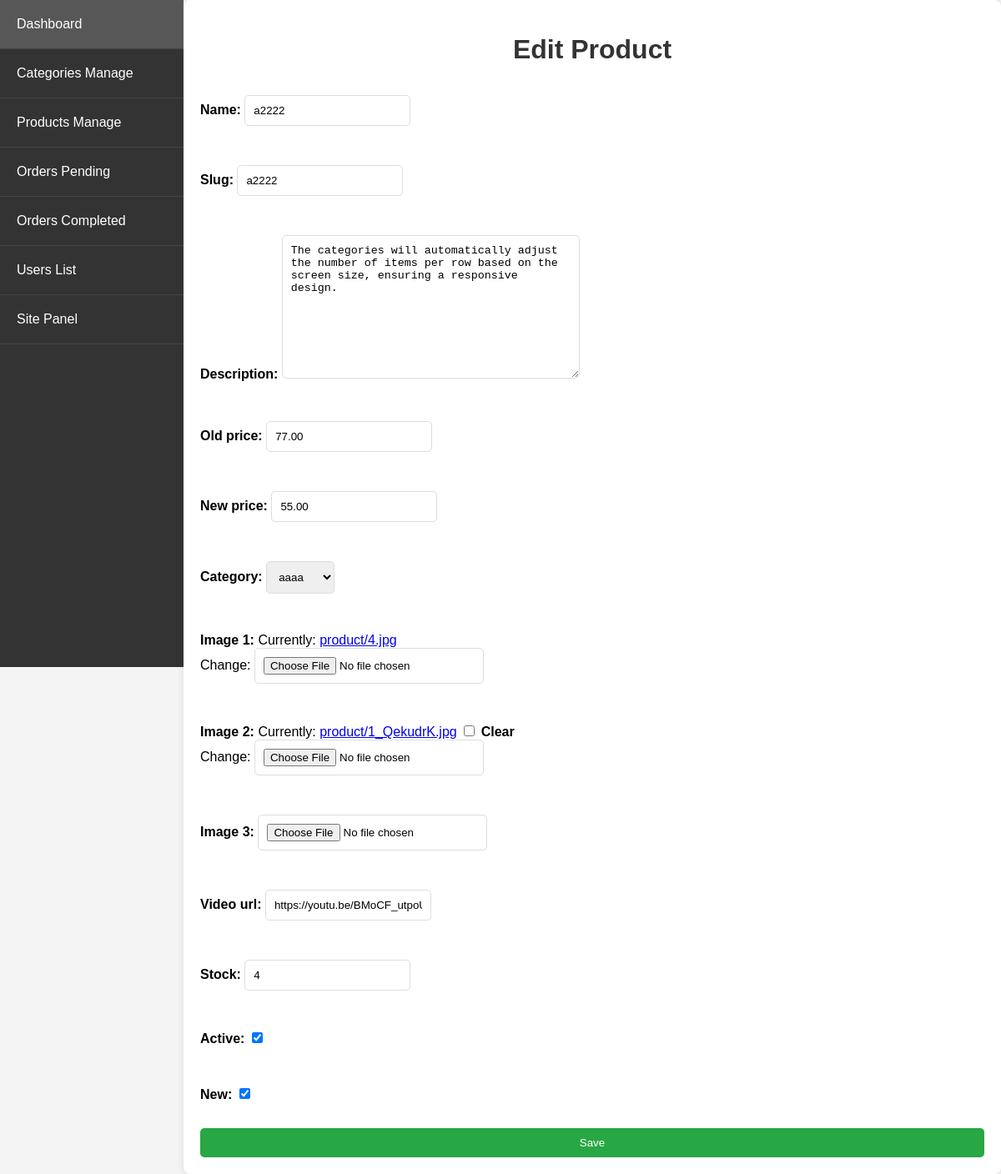
The page /admin_app/admin_app/products/update/4/ (signed in) on the database as committed earlier.
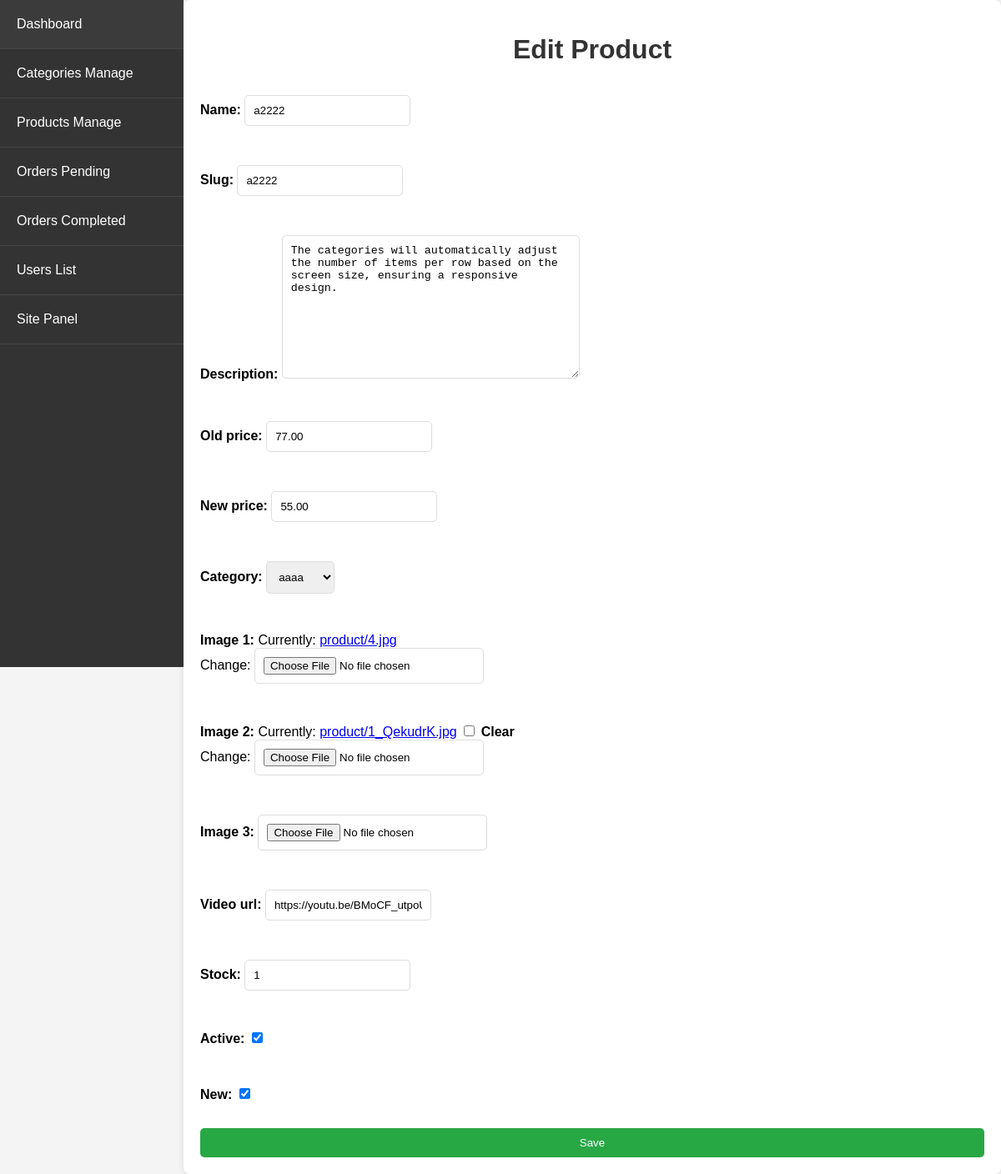
The same page on the database as committed later.
### store/models.py (models this page shows, shortened)
class Product(models.Model):
    name = models.CharField(max_length=250, unique=True)
    slug = models.SlugField(max_length=250, unique=True)
    description = models.TextField(blank=True)
    old_price = models.DecimalField(max_digits=7, blank=True, null=True, decimal_places=2)
    new_price = models.DecimalField(max_digits=7, blank=False, decimal_places=2)
    category = models.ForeignKey(Category, on_delete=models.SET_NULL, null=True)
    image_1 = models.ImageField(upload_to='product')
    image_2 = models.ImageField(upload_to='product', blank=True)
    image_3 = models.ImageField(upload_to='product', blank=True)
    video_url = models.URLField(max_length=200, blank=True)
    stock = models.IntegerField()
    active = models.BooleanField(default=True)
    new = models.BooleanField(default=True)
    created = models.DateTimeField(auto_now_add=True)
    update = models.DateField(auto_now=True)
    class Meta:
        ordering = ('name',)
        verbose_name = 'product'
        verbose_name_plural = 'products'

class Category(models.Model):
    name = models.CharField(max_length=250, unique=True)
    slug = models.SlugField(max_length=250, unique=True)
    image = models.ImageField(upload_to='category', blank=True)
    class Meta:
        ordering = ('name',)
        verbose_name = 'category'
        verbose_name_plural = 'categorys'
    def __str__(self):
        return '{}'.format(self.name)

### admin_app/views.py (the view)
# urls.py: path('admin_app/products/update/<int:pk>/', views.product_update, name='product_update'),
@login_required
@user_passes_test(is_admin)
def product_update(request, pk):
    product = get_object_or_404(Product, pk=pk)
    if request.method == 'POST':
        form = ProductForm(request.POST, request.FILES, instance=product)
        if form.is_valid():
            form.save()
            return redirect('admin_app:product_list')
    else:
        form = ProductForm(instance=product)
    return render(request, 'admin_app/product_form.html', {'form': form})

### admin_app/forms.py
class ProductForm(forms.ModelForm):
    class Meta:
        model = Product
        fields = '__all__'

### admin_app/views.py (called while the page is built)
def is_admin(user):
    return user.is_superuser

### store/context_processors.py (called while the page is built)
def menu_link(request): # this function don't wanna call to work, it's defined in setting to work
    links_list = Category.objects.annotate(
        num_products=Count('product', filter=Q(product__active=True, product__stock__gt=0))
    ).filter(num_products__gt=0).order_by('name')  # Add an order_by clause here
    paginator3 = Paginator(links_list, 8)
    try:
        page = int(request.GET.get('page', '1'))
    except:
        page = 1
    try:
        links = paginator3.page(page)
    except (InvalidPage, EmptyPage):
        links = paginator3.page(paginator3.num_pages)
    return dict(links=links)

def cart_data(request):
    data = cartData(request)
    cartItems = data['cartItems']
    return dict(cartItems=cartItems)

### store/models.py (called while the page is built)
    @property
    def get_cart_items(self):
        orderitems = self.orderitem_set.all()
        total = sum([item.quantity for item in orderitems])
        return total

### admin_app/templates/admin_app/product_form.html (shortened to what this page needs)
{% extends 'admin_app/base_admin.html' %}
{% block content %}
<h1>{% if form.instance.pk %}Edit{% else %}Create{% endif %} Product</h1>
<form method="post" enctype="multipart/form-data">
    {{ form.as_p }}
    <button type="submit">Save</button>
</form>
{% endblock %}

Rows that differ between the two databases and show on the page:
changed Product "aaaa": stock "4" → "1"
